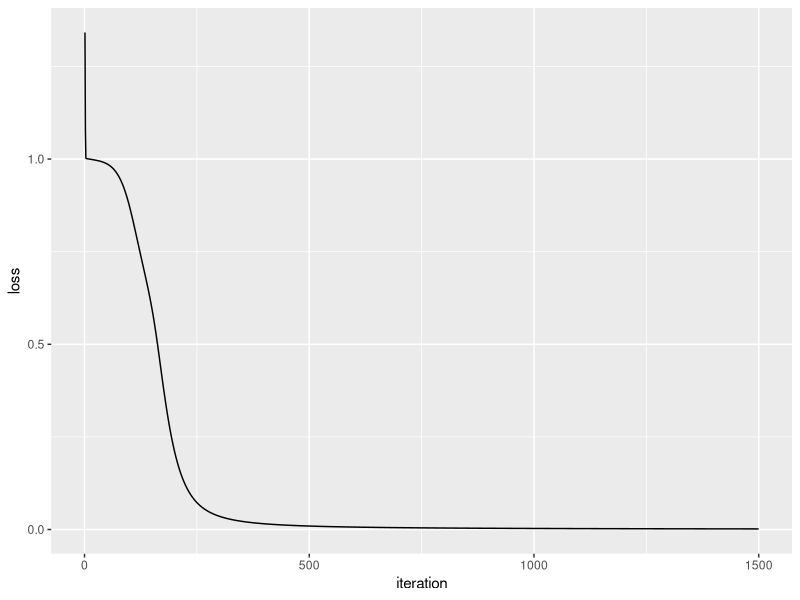

This figure's R source:
## ----setup, include=FALSE------------------------------------------------
knitr::opts_chunk$set(echo = TRUE)

## ------------------------------------------------------------------------
library(ggplot2)

## ------------------------------------------------------------------------
X <- matrix(c(
  0,0,1,
  0,1,1,
  1,0,1,
  1,1,1
),
  ncol = 3,
  byrow = TRUE
)

# observed outcomes
y <- c(0, 1, 1, 0)

# print the data so we can take a quick look at it
cbind(X, y)

## ------------------------------------------------------------------------
# generate a random value between 0 and 1 for each
# element in X.  This will be used as our initial weights
# for layer 1
rand_vector <- runif(ncol(X) * nrow(X))

# convert above vector into a matrix
rand_matrix <- matrix(
  rand_vector,
  nrow = ncol(X),
  ncol = nrow(X),
  byrow = TRUE
)

# this list stores the state of our neural net as it is trained
my_nn <- list(
  # predictor variables
  input = X,
  # weights for layer 1
  weights1 = rand_matrix,
  # weights for layer 2
  weights2 = matrix(runif(4), ncol = 1),
  # actual observed
  y = y,
  # stores the predicted outcome
  output = matrix(
    rep(0, times = 4),
    ncol = 1
  )
)

## ------------------------------------------------------------------------
#' the activation function
sigmoid <- function(x) {
  1.0 / (1.0 + exp(-x))
}

#' the derivative of the activation function
sigmoid_derivative <- function(x) {
  x * (1.0 - x)
}

## ------------------------------------------------------------------------
loss_function <- function(nn) {
  sum((nn$y - nn$output) ^ 2)
}

## ------------------------------------------------------------------------
feedforward <- function(nn) {

  nn$layer1 <- sigmoid(nn$input %*% nn$weights1)
  nn$output <- sigmoid(nn$layer1 %*% nn$weights2)

  nn
}



## ------------------------------------------------------------------------
backprop <- function(nn) {

  # application of the chain rule to find derivative of the loss function with 
  # respect to weights2 and weights1
  d_weights2 <- (
    t(nn$layer1) %*%
    # `2 * (nn$y - nn$output)` is the derivative of the sigmoid loss function
    (2 * (nn$y - nn$output) *
    sigmoid_derivative(nn$output))
  )

  d_weights1 <- ( 2 * (nn$y - nn$output) * sigmoid_derivative(nn$output)) %*% 
    t(nn$weights2)
  d_weights1 <- d_weights1 * sigmoid_derivative(nn$layer1)
  d_weights1 <- t(nn$input) %*% d_weights1
  
  # update the weights using the derivative (slope) of the loss function
  nn$weights1 <- nn$weights1 + d_weights1
  nn$weights2 <- nn$weights2 + d_weights2

  nn
}

## ------------------------------------------------------------------------
# number of times to perform feedforward and backpropagation
n <- 1500

# data frame to store the results of the loss function.
# this data frame is used to produce the plot in the 
# next code chunk
loss_df <- data.frame(
  iteration = 1:n,
  loss = vector("numeric", length = n)
)

for (i in seq_len(1500)) {
  my_nn <- feedforward(my_nn)
  my_nn <- backprop(my_nn)

  # store the result of the loss function.  We will plot this later
  loss_df$loss[i] <- loss_function(my_nn)
}

# print the predicted outcome next to the actual outcome
data.frame(
  "Predicted" = round(my_nn$output, 3),
  "Actual" = y
)

## ------------------------------------------------------------------------
# plot the cost

ggplot(data = loss_df, aes(x = iteration, y = loss)) +
  geom_line()

